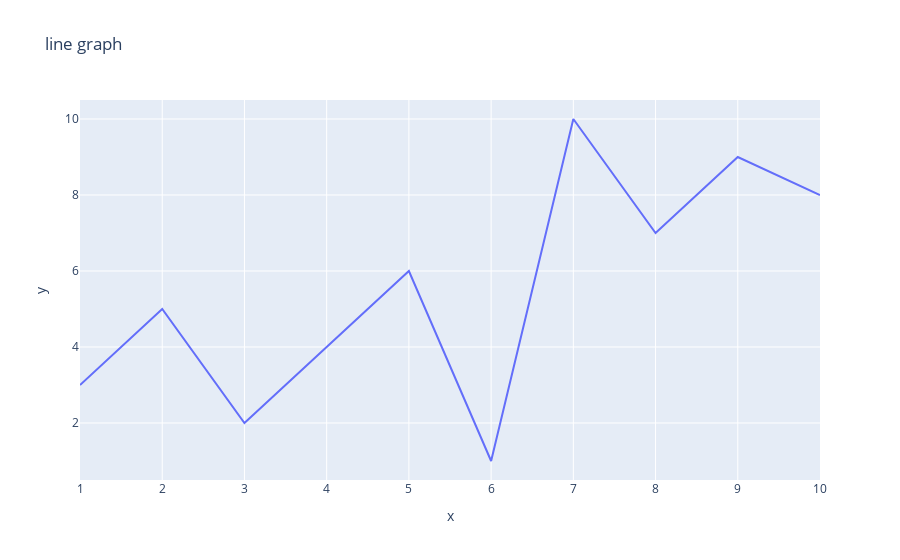

Write notebook code for a chart like this one.
### Code cell
x=[1,2,3,4,5,6,7,8,9,10]
y=[3,5,2,4,6,1,10,7,9,8]

fig = px.line (x=x , y=y , title="line graph")
fig.show()

### Figure 1 — Plotly figure (JSON) as saved in the notebook; plotly's stock layout.template omitted (floating-point values rounded to 4 significant figures)
{"data": [{"hovertemplate": "x=%{x}<br>y=%{y}<extra></extra>", "legendgroup": "", "line": {"color": "#636efa", "dash": "solid"}, "marker": {"symbol": "circle"}, "mode": "lines", "name": "", "orientation": "v", "showlegend": false, "type": "scatter", "x": [1, 2, 3, 4, 5, 6, 7, 8, 9, 10], "xaxis": "x", "y": [3, 5, 2, 4, 6, 1, 10, 7, 9, 8], "yaxis": "y"}], "layout": {"legend": {"tracegroupgap": 0}, "title": {"text": "line graph"}, "xaxis": {"anchor": "y", "domain": [0, 1], "title": {"text": "x"}}, "yaxis": {"anchor": "x", "domain": [0, 1], "title": {"text": "y"}}}}
